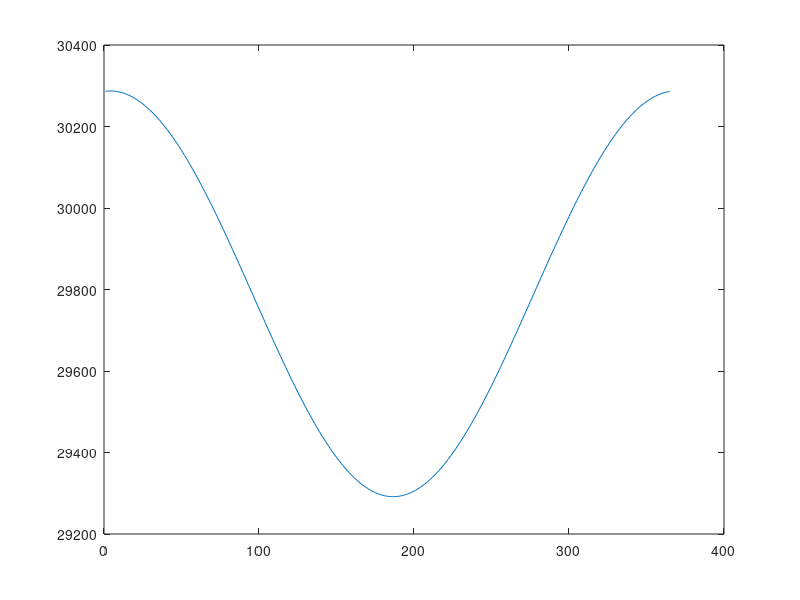

MATLAB code for this plot:
%% Earth revolution speed around the Sun Use SI
% https://www.zdic.net/ts/fulu/2019/05/33.html
% Basic Astronomy Cheat Sheet: https://zhuanlan.zhihu.com/p/62221622
% In addition to the rotational speed of the Earth spinning on its axis,
% the planet is also speeding at about 29.78 km/s in its revolution
% around the sun once every 365.2425 days.

% The formula for the velocity of an object at some distance r 
% from the Sun is:
% v  =  sqrt[GM*(2/r - 1/a)]
% Where G is the universal gravitational constant, M is the mass of the 
% Sun, and a is the planet's semimajor axis.
% At perihelion, Earth's distance from the Sun is r = a(1-e) 
% and at aphelion, it's r = a(1+e).
% G = 6.673*10-11 N m2/kg2
% M = 1.989*1030 kg
% a = 1.496*1011 m
% e = 0.01671
% So plugging in the numbers, 
% the speed at perihelion is 30,286 km/s and at aphelion it's 29,291 m/s.

clear all;close all
%% calculate the Earth revolution speed
% Jan 4 2022 is perihelion
doy = (1:365)-4;
theta = 2*pi*(doy)/365; % rad. calculate from perihelion

G = 6.67408e-11; %N m2/kg2
M = 1.98855e30; % kg
e = 0.01671;
a = 1.49597871e11; % m
b = a*sqrt(1-e*e);
c = a*e;
p = b*b/c; %jiaozhunju

% wrong!!! we shall calcu the distance from jiaodian
% r = sqrt( (a*cos(theta)).^2 + (b*sin(theta)).^2 );

% radius from focal point
rfp = e*p./(1+e*cos(theta));
spe_revo = sqrt(G*M*(2./rfp - 1/a));

figure;plot(spe_revo)
find(spe_revo > max(spe_revo)-0.0000000001) % max speed in Jan 4
